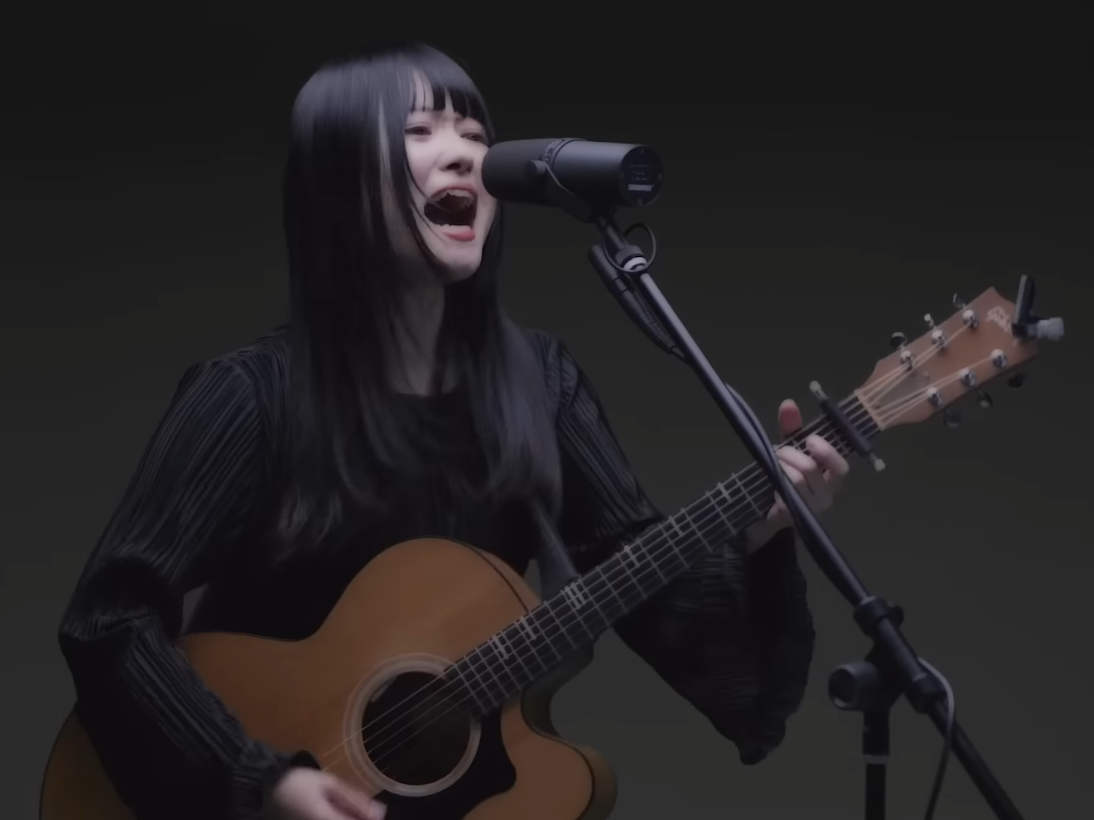
#> input picture upiko.png, 1094 x 820 px, found by its file name
$ python contours_20250522030419.py
#> lines starting #> are read from the running program, lines starting #| are printed output that depends on the picture
import matplotlib.pyplot as plt
from matplotlib.colors import hsv_to_rgb
import numpy as np
import time
from scipy.signal import fftconvolve

# image = plt.imread("justdisappear.png")     # taille (573, 640, 3)
# image = plt.imread("shinsei.png")
image = plt.imread("upiko.png")
#> image is the input picture: shape (820, 1094, 3) float32; mean R, G, B 0.144, 0.133, 0.138
# image = plt.imread("black_and_white.png")


image = image[::2, ::2, :]  # 5:taille (115, 128, 3), 4:taille (144, 160, 3)
#> image: shape (410, 547, 3) float32
image[:,:]/255


class Filter:
    def __init__(self, center: np.ndarray, array: np.ndarray):
        self.center = center    # np.array([i,j])
        self.array = array
        self.shape = np.array((len(array), len(array[0])))

        # print("shape ",self.shape)

        self.right_range = self.shape - self.center

        self.left_range = self.shape - self.right_range
        # [16 lines of commented-out code are left out]

def black_and_white(img_):
    # Convert to grayscale using luminance formula (better than simple mean)
    grayscale = np.dot(img_[..., :3], [0.2989, 0.5870, 0.1140])
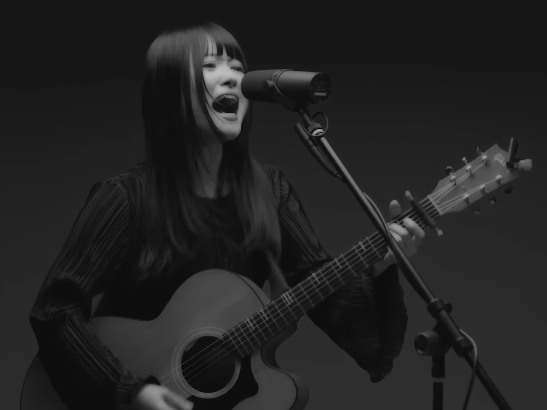
#> grayscale: shape (410, 547) float64; min 0.00654, max 0.742, mean 0.137

    # Stack the grayscale values into 3 channels
    return np.stack((grayscale,)*3, axis=-1).astype(img_.dtype)


# [16 lines left out: function convolution, not called in this run]


def convolution(img_: np.ndarray, filter: 'Filter'):
    if img_.ndim != 3 or img_.shape[2] != 3:
        raise ValueError("format : HxWx3")

    # Extraction d'un seul canal (le vert par défaut)
    # img_gray = img_[:, :, 1].astype(np.float32)

    # Application convolution FFT
    convolved = fftconvolve(img_[:, :, 0], filter.array, mode='same')
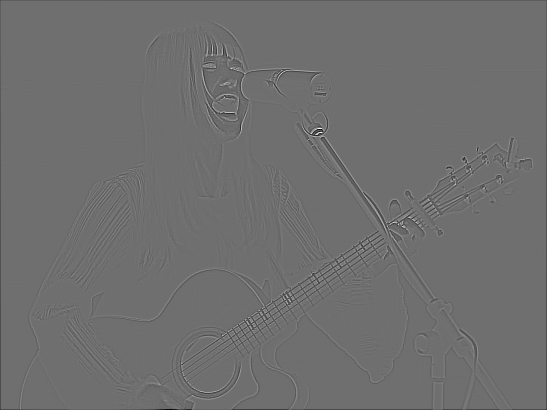
#> convolved: shape (410, 547) float64; min -1.67, max 2.15, mean -0.00331; drawn with min black and max white

    # Valeur absolue et normalisation
    # convolved = np.abs(convolved)
    # convolved = np.clip(convolved, 0, 255).astype(img_.dtype)

    # Reconstruction des 3 canaux
    img = np.stack((convolved,)*3, axis=-1)
    return img


# [20 lines left out: function get_magnitude, not called in this run]

def threshold(img, threshold):
    binary = np.where(img[:,:,0] > threshold, 1, 0)
    return np.stack((binary,)*3, axis=-1).astype(np.uint8)

def zero_threshold(img, threshold):
    binary = np.where(np.abs(img[:,:,0]) < threshold, 1, 0)
    return np.stack((binary,)*3, axis=-1).astype(np.uint8)

def combine_threshold(img1, img2):
    binary = np.where((img1[:,:,0] == img2[:,:,0]) & (img1[:,:,0] == 1), 1, 0)
    return np.stack((binary,)*3, axis=-1).astype(np.uint8)

def extrem_threshold(img, threshold):
    return np.where(img > threshold, [1,1,1], np.where(img < -threshold, [-1,-1,-1], 0))


# [47 lines left out: functions edge_detection_1, edge_detection_2, get_sign_color, get_difference, not called in this run]

def plot(img):
    global plot_count
    if not multiplot:
        return
    if plot_count > rows * columns:
        print("TOO MUCH PLOTS")
        return
    fig.add_subplot(rows, columns, plot_count)
    plot_count += 1
    plt.imshow(img)
    plt.yticks([])


## df/dx
filterx = Filter(
    np.array([0,1]),
    np.array([
        [1,-1]
        ])
)

## df/dy
filtery = Filter(
    np.array([1,0]),
    np.array([
        [1],
        [-1]
        ])
)

## d2fdxdy
filterxy = Filter(
    np.array([0,1]),
    np.array([
        [-1,1],
        [1,-1]
        ])
)

## d2fdxdy
filterxx = Filter(
    np.array([0,1]),
    np.array([
        [1,-2,1]
        ])
)

## d2fdxdy
filteryy = Filter(
    np.array([1,0]),
    np.array([
        [1],
        [-2],
        [1]
        ])
)

laplacian_filter = Filter(
    np.array([1,1]),
    np.array([
        [1,1,1],
        [1,-8,1],
        [1,1,1]
        ])
)


filtermean = Filter(
    np.array([1,1]),
    (1/9)*np.array([
        [1,1,1],
        [1,1,1],
        [1,1,1]
        ])
)

gaussian_filter_3x3 = Filter(
    np.array([1,1]),
    (1/16)*np.array([
        [1,2,1],
        [2,4,2],
        [1,2,1]
        ])
)


plot_count = 1
multiplot = True
# multiplot = False

if multiplot:
    columns = 2
    rows = 2
    fig = plt.figure(figsize=(rows, columns))


## black and white image
# start_time = time.time()
image = black_and_white(image)
plot(image)


# [38 lines of commented-out code are left out]
image1 = convolution(image, laplacian_filter)
# [7 lines of commented-out code are left out]

plot(np.abs(image1))

# [34 lines of commented-out code are left out]

if multiplot:
    plt.subplots_adjust(
        left=0, right=1, bottom=0, top=1,
        wspace=0, hspace=0
    )


# plt.imshow(image1)
# plot(image1)


## plot of color gradient
gradient = np.linspace(0, 2*np.pi, 360)
h_grad = gradient / (2*np.pi)
rgb_grad = hsv_to_rgb(np.stack((h_grad, np.ones(360), np.ones(360)), -1))

height_factor = 60
rgb_grad = np.repeat(rgb_grad[np.newaxis, :, :], height_factor, axis=0)
# plot(rgb_grad)
# plt.imshow(rgb_grad)

plt.show()
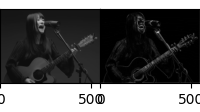
#> figure drawn by matplotlib, 2 panels
